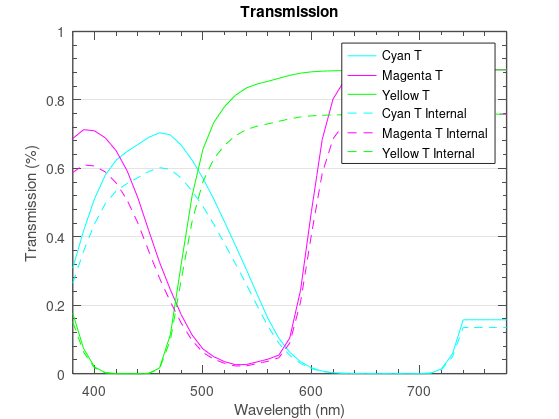
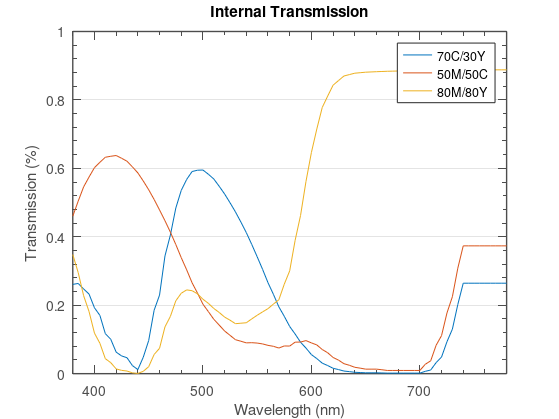
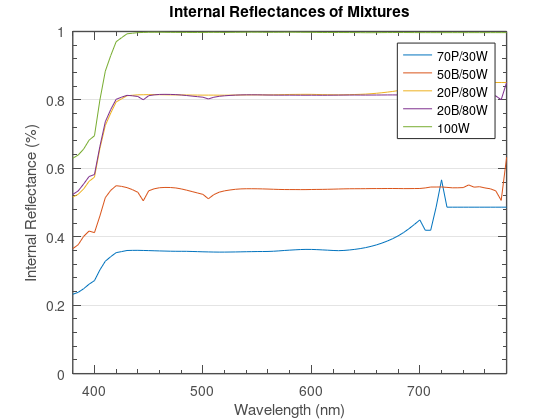
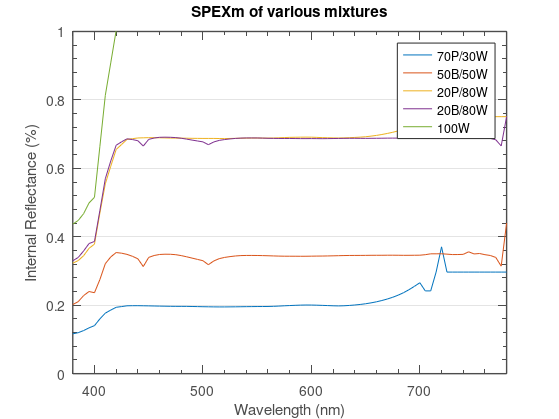

The MATLAB script that drew these images, in order:
% % Adam Briggs
% % OPT 222 HW 6
load GAM_CYM.mat
load cie
C = GAM_CYM(:,1)./100;  %In decimal transmission
Y = GAM_CYM(:,2)./100;
M = GAM_CYM(:,3)./100;

n = 1.5; %Index of refraction
K1 = (1-n)./(1+n).^2;   %Reflection assuming in air
c = 1;    %Concentration
b = 0.1;    %Thickness in [mm]

Tinternal = @(Tlam) (-1.*(1-K1).^2+sqrt((1-K1).^4 + 4.*K1.^2.*Tlam.^2))...
    ./(2.*K1.^2.*Tlam);

figure(1)
hold on
plot(cie.lambda,C,'c');
plot(cie.lambda,M,'m');
plot(cie.lambda,Y,'g');
plot(cie.lambda,Tinternal(C),'c--');
plot(cie.lambda,Tinternal(M),'m--');
plot(cie.lambda,Tinternal(Y),'g--');
legend('Cyan T','Magenta T','Yellow T','Cyan T Internal', ...
    'Magenta T Internal','Yellow T Internal','Location','Best');
title('Transmission');
xlabel('Wavelength (nm)');
ylabel('Transmission (%)')
axis([380 780 0 1]);
set(gca, ...
  'Box'         , 'on'     , ...
  'TickDir'     , 'in'     , ...
  'TickLength'  , [.02 .02] , ...
  'XMinorTick'  , 'on'      , ...
  'YMinorTick'  , 'on'      , ...
  'YGrid'       , 'on'      , ...
  'XColor'      , [.3 .3 .3], ...
  'YColor'      , [.3 .3 .3], ...
  'LineWidth'   , 1         );
set(gcf, 'PaperPositionMode', 'auto');

%% Need to solve for Alam 
AlamC = -log10(Tinternal(C));
AlamM = -log10(Tinternal(M));
AlamY = -log10(Tinternal(Y));

alphaC = AlamC./(b.*c);
alphaM = AlamM./(b.*c);
alphaY = AlamY./(b.*c);

% 70C/30Y
A_C70 = alphaC.*b.*(.7);    %Concentration 70%
A_Y30 = alphaY.*b.*(.3);    %Concentration 30%
% 50M/50C
A_M50 = alphaM.*b.*(.5);    %Concentration 50%
A_C50 = alphaC.*b.*(.5);    %Concentration 50%
%80M/80Y
A_M80 = alphaM.*b.*(.5);    %Concentration 50% -- Normalized to 1%
A_Y80 = alphaY.*b.*(.5);    %Concentration 50% -- Normalized to 1%

A_Mix1 = A_C70 + A_Y30;
A_Mix2 = A_M50 + A_C50;
A_Mix3 = A_M80 + A_Y80;

T_internal_Mix1 = 10.^(-A_Mix1);
T_internal_Mix2 = 10.^(-A_Mix2);
T_internal_Mix3 = 10.^(-A_Mix3);

Tlam = @(Tinternal) ((1-K1).^2.*Tinternal)./(1-K1.^2.*Tinternal.^2);

figure(2)
hold on 
plot(cie.lambda,Tlam(T_internal_Mix1));
plot(cie.lambda,Tlam(T_internal_Mix2));
plot(cie.lambda,Tlam(T_internal_Mix3));
title('Internal Transmission')
xlabel('Wavelength (nm)');
ylabel('Transmission (%)');
legend('70C/30Y','50M/50C','80M/80Y','Location','Best');
axis([380 780 0 1]);
set(gca, ...
  'Box'         , 'on'     , ...
  'TickDir'     , 'in'     , ...
  'TickLength'  , [.02 .02] , ...
  'XMinorTick'  , 'on'      , ...
  'YMinorTick'  , 'on'      , ...
  'YGrid'       , 'on'      , ...
  'XColor'      , [.3 .3 .3], ...
  'YColor'      , [.3 .3 .3], ...
  'LineWidth'   , 1         );
set(gcf, 'PaperPositionMode', 'auto');


%% Question B
load ks_Dpurple_380_780.mat
load ks_Pblue_380_780.mat
load ks_White_k_380_780.mat
white_k_380_780(2,:) = ones(1,81);


K2 = 0.6;
Rlam = @(K,S) 1 + (K./S) - sqrt((K./S).^2 + 2.*(K./S));

Rpurple = Rlam(Dpurple_380_780(1,:),Dpurple_380_780(2,:));
Rblue = Rlam(Pblue_380_780(1,:),Pblue_380_780(2,:));
Rwhite = Rlam(white_k_380_780(1,:),white_k_380_780(2,:));


figure(3)
hold on
plot(cie.lambda, 0.7.*Rpurple + 0.3.*Rwhite);
plot(cie.lambda, 0.5.*Rblue + 0.5.*Rwhite);
plot(cie.lambda, 0.2.*Rpurple + 0.8.*Rwhite);
plot(cie.lambda, 0.2.*Rblue+ 0.8.*Rwhite);
plot(cie.lambda,Rwhite)
hold off
legend('70P/30W','50B/50W','20P/80W','20B/80W','100W','Location','best')
title('Internal Reflectances of Mixtures')
xlabel('Wavelength (nm)');
ylabel('Internal Reflectance (%)');
axis([380 780 0 1]);
set(gca, ...
  'Box'         , 'on'     , ...
  'TickDir'     , 'in'     , ...
  'TickLength'  , [.02 .02] , ...
  'XMinorTick'  , 'on'      , ...
  'YMinorTick'  , 'on'      , ...
  'YGrid'       , 'on'      , ...
  'XColor'      , [.3 .3 .3], ...
  'YColor'      , [.3 .3 .3], ...
  'LineWidth'   , 1         );
set(gcf, 'PaperPositionMode', 'auto');


SPEXm = @(Rlam) ((1-K1).*(1-K2).*Rlam)./(1-K2.*Rlam);
figure(4)
hold on
plot(cie.lambda, SPEXm(0.7.*Rpurple + 0.3.*Rwhite));
plot(cie.lambda, SPEXm(0.5.*Rblue + 0.5.*Rwhite));
plot(cie.lambda, SPEXm(0.2.*Rpurple + 0.8.*Rwhite));
plot(cie.lambda, SPEXm(0.2.*Rblue+ 0.8.*Rwhite));
plot(cie.lambda, SPEXm(Rwhite));
hold off
legend('70P/30W','50B/50W','20P/80W','20B/80W','100W','Location','best')
title('SPEXm of various mixtures');
xlabel('Wavelength (nm)');
ylabel('Internal Reflectance (%)');
axis([380 780 0 1]);
set(gca, ...
  'Box'         , 'on'     , ...
  'TickDir'     , 'in'     , ...
  'TickLength'  , [.02 .02] , ...
  'XMinorTick'  , 'on'      , ...
  'YMinorTick'  , 'on'      , ...
  'YGrid'       , 'on'      , ...
  'XColor'      , [.3 .3 .3], ...
  'YColor'      , [.3 .3 .3], ...
  'LineWidth'   , 1         );
set(gcf, 'PaperPositionMode', 'auto');

figure(5)
plot(cie.lambda,SPEXm(.01.*Rblue + .05.*Rpurple + .94.*Rwhite))
title('SPEXm of 1B/5P/94W');
xlabel('Wavelength (nm)');
ylabel('Internal Reflectance (%)');
axis([380 780 0 1]);
set(gca, ...
  'Box'         , 'on'     , ...
  'TickDir'     , 'in'     , ...
  'TickLength'  , [.02 .02] , ...
  'XMinorTick'  , 'on'      , ...
  'YMinorTick'  , 'on'      , ...
  'YGrid'       , 'on'      , ...
  'XColor'      , [.3 .3 .3], ...
  'YColor'      , [.3 .3 .3], ...
  'LineWidth'   , 1         );
set(gcf, 'PaperPositionMode', 'auto');

